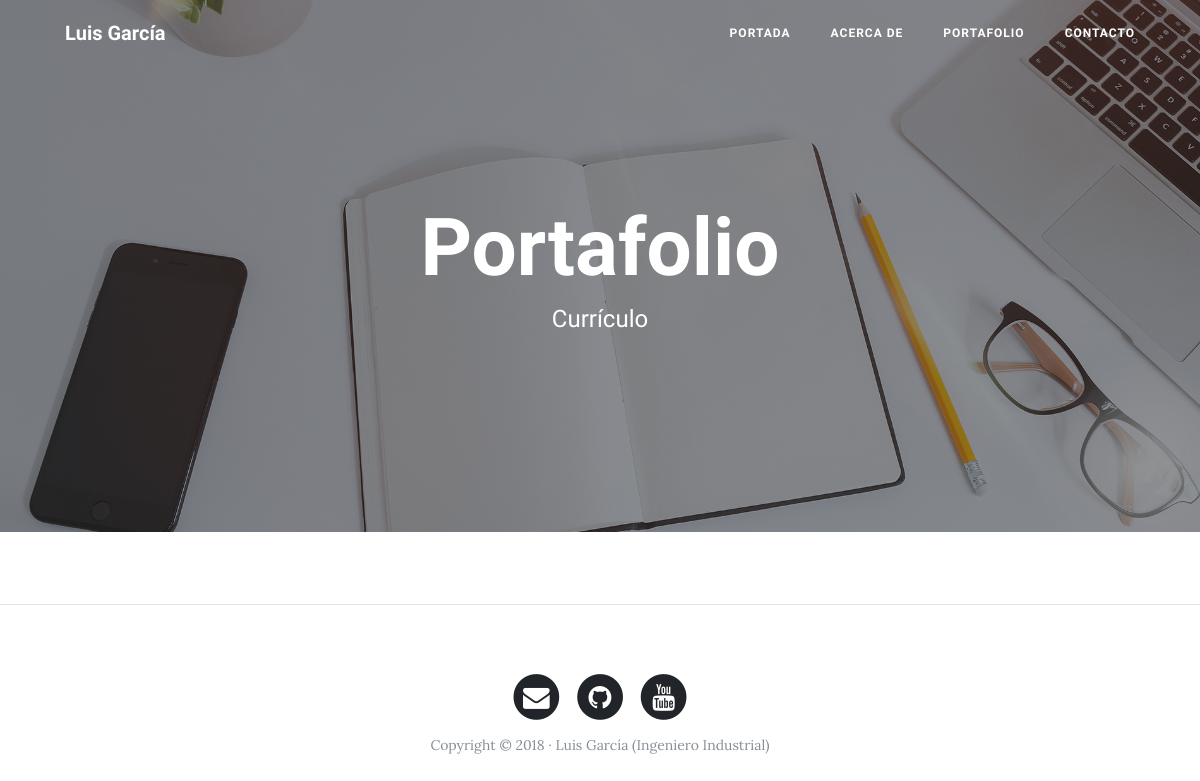
The page /portfolio on the database as committed earlier.
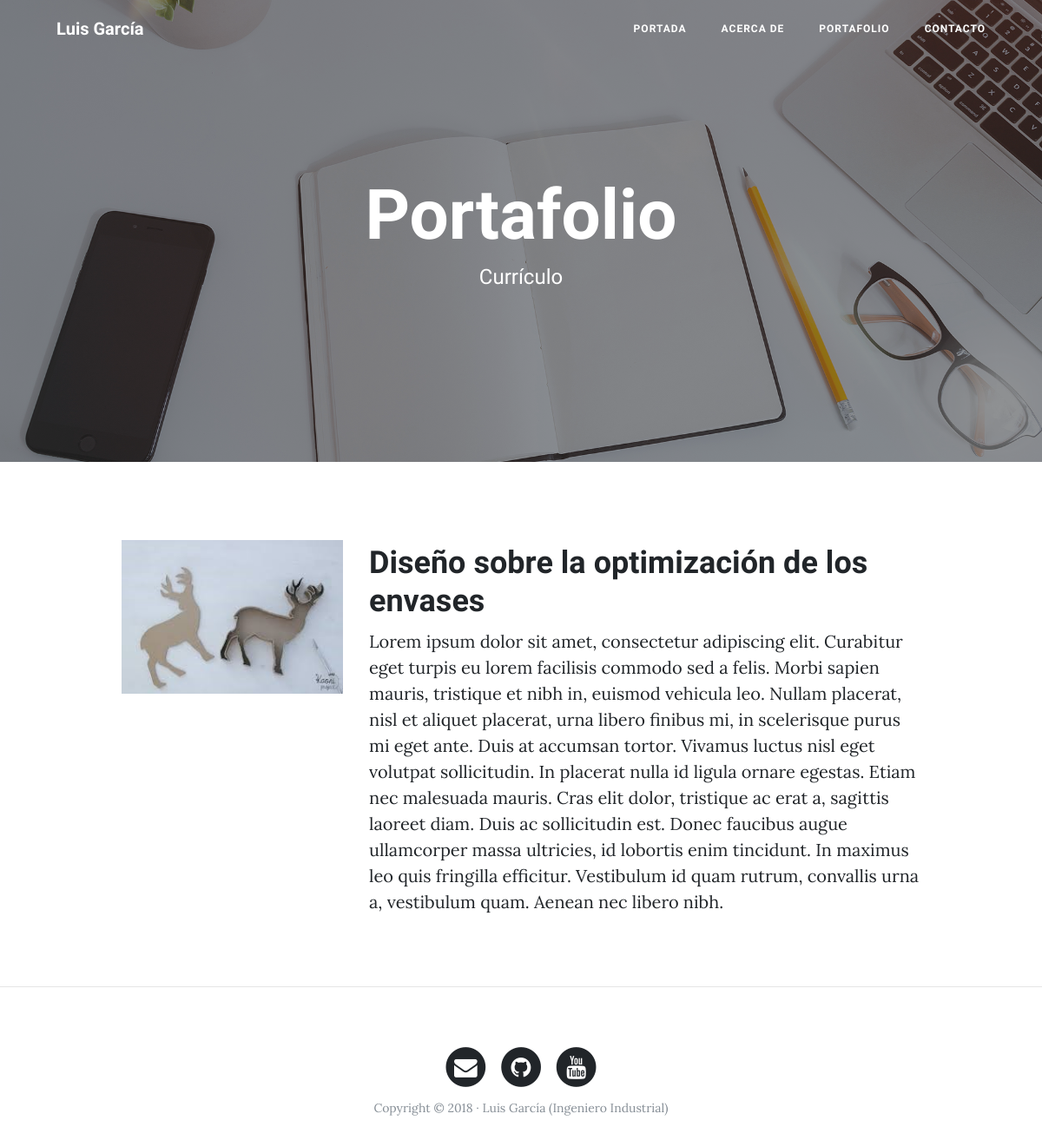
The same page on the database as committed later.
### portfolio/models.py (models this page shows, shortened)
class Project(models.Model):
    title       = models.CharField(max_length=200, verbose_name = 'Título')
    description = models.TextField(verbose_name = 'Descripción')
    image       = models.ImageField(verbose_name = 'Imagen', upload_to='projects')
    link        = models.URLField(verbose_name = 'Dirección web', null=True, blank=True)
    created     = models.DateTimeField(auto_now_add=True, verbose_name = 'Fecha de creación')
    updated     = models.DateTimeField(auto_now=True, verbose_name = 'Fecha de edición')
    class Meta:
        verbose_name = 'proyecto'
        verbose_name_plural = 'proyectos'
        ordering = ['created']

### portfolio/views.py (the view)
# urls.py: path('portfolio',   portfolio_views.portfolio,    name='portfolio'),
def portfolio(request):
    projects = Project.objects.all()
    return render(request, "portfolio/portfolio.html", {'projects':projects})

### portfolio/templates/portfolio/portfolio.html (shortened to what this page needs)
{% extends 'core/base.html' %}
{% block background %}{% load static %}{% static 'core/img/portfolio-bg.jpg' %}{% endblock %}
{% block headers %}
    <h1>Portafolio</h1>
	<span class="subheading">Currículo</span>
{% endblock %}
{% block content %}
    {% for project in projects %}
        <div class="row project">
            <div class="col-lg-3 col-md-4 offset-lg-1">
                <img class="img-fluid" src="{{ project.image.url }}" alt="">
            </div>
            <div class="col-lg-7 col-md-8">
                <h2 class="section-heading title">{{ project.title }}</h2>
                <p>{{ project.description }}</p>
            </div>
        </div>
    {% endfor %}
{% endblock %}

Rows that differ between the two databases and show on the page:
added Project: image (picture), title "Diseño sobre la optimización de los envases", description "Lorem ipsum dolor sit amet, consectetur adipiscing elit. Curabitur eget turpis eu lorem facilisis commodo sed a felis. Morbi sapien mauris, tristique et nibh in, euismod vehicula leo. Nullam placerat, nisl et aliquet placerat, urna libero finibus mi, in scelerisque purus mi eget ante. Duis at accumsan tortor. Vivamus luctus nisl eget volutpat sollicitudin. In placerat nulla id ligula ornare egestas. Etiam nec malesuada mauris. Cras elit dolor, tristique ac erat a, sagittis laoreet diam. Duis ac sollicitudin est. Donec faucibus augue ullamcorper massa ultricies, id lobortis enim tincidunt. In maximus leo quis fringilla efficitur. Vestibulum id quam rutrum, convallis urna a, vestibulum quam.…"
